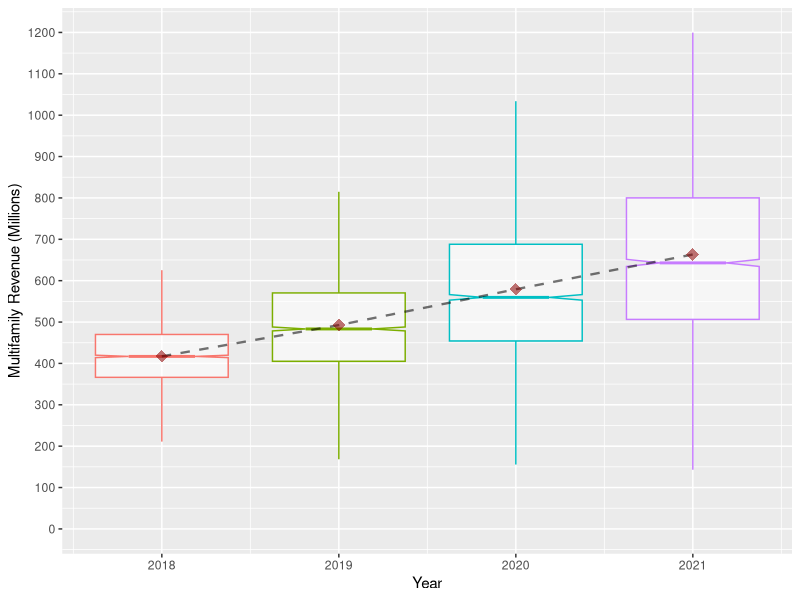
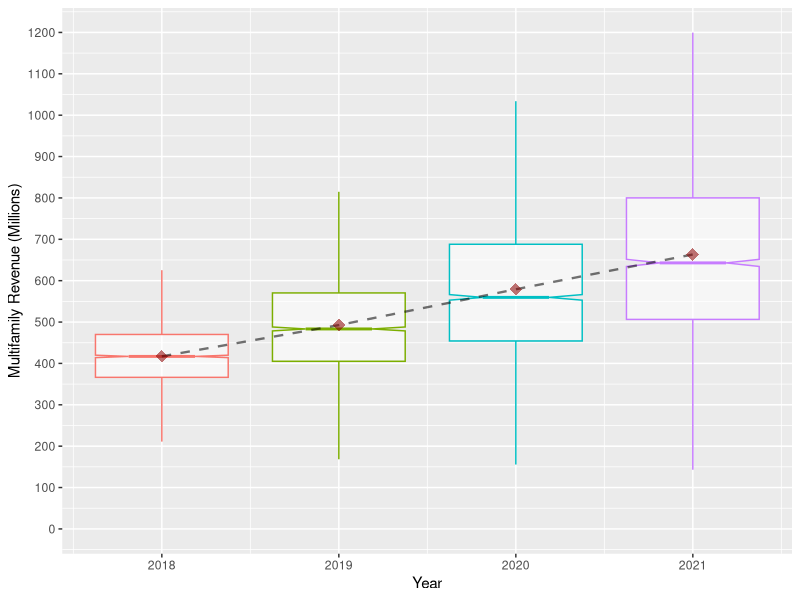

The R script that drew these images, in order:
setwd("D:/Users/MihalyTower/Documents/Actual Documents/R Programing studies/Projects/CFA NYSE-LEN Monte Carlo")
library(ggplot2)
library(readr)
library(dplyr)
library(scales)

#THIS SECTION INCLUDES ONLY LENAR MULTIFAMILY (RIALTO WILL BE SOLD)
#Other.Revenue Model
#Lennar Other Services Revenue Model

#Initiate data.frame to prevent error later.
Cumulative.Predicted.OtherRevenue.Data = data.frame()

#INPUTS
Sales.Growth.SD.Assumption = 0.20
rev.growth.rate.array = array(c(0.0538,0.18,0.18,0.18)) #The first number here is the SECOND growth rate
years = 4 #Number of years to forecast
n = 1 #Number of trials per year
k = 3000 #Number of iterations (# of data points)


#Place historical segment revenues here. This is just for viewing, it is not used.
HistoricalRev.Array = array(c(14.746, 69.78, 164.613, 287.441, 394.741)) 

#Initiate dataframe to prevent error during loop
HistoricalFrame = data.frame()
j = 0 #Leave this variable alone. It's a counter
i = 0 #Leave this variable alone. It's a counter
#Historical Dataframe to display historical points when we plot
while (j < 5) {
  #Begin iterations for each year
  while (i < n) {
    #K = number of points to create
    revenue.iterations = data.frame(rep(HistoricalRev.Array[j+1],k))
    revenue.iterations[,2] = data.frame(Trial.Group = paste(j,"Hist"))
    revenue.iterations[,3] = data.frame(Year = 2013+j)
    revenue.iterations[,4] = data.frame(Iteration = seq(from = 1, to=k))
    
    HistoricalFrame = data.frame(rbind(revenue.iterations,HistoricalFrame))
    
    i = i+1
  }
  #Reset loop
  i = 0
  j = j+1
}

names(HistoricalFrame) = c("Revenue", "Trial", "Year", "Iteration")



j = 0 #Leave this alone. It's a counter for years.
i = 0 #Leave this alone. It's a counter for iterations
z = 0 #Leave this alone. It's a counter
g.cumulative = 1 #Initiate variable
while (j < years) {
  #Begin iterations for each year
  while (i < n) {
    
    #Creates growth rates
    while (z<=j)
    {g.temp =  1+rnorm(k, mean= rev.growth.rate.array[(j+1)], sd= Sales.Growth.SD.Assumption)
    g.cumulative = g.temp * g.cumulative
    z=z+1
    }
    
    revenue.iterations2 = data.frame(g.cumulative*394.741) #394.741 = 2017 revenue
    revenue.iterations2[,2] = data.frame(Trial.Group = paste("Trial ",i+1,2018+j))
    revenue.iterations2[,3] = data.frame(Year = 2018+j)
    revenue.iterations2[,4] = data.frame(Iteration = seq(from = 1, to=k))
    
    Cumulative.Predicted.OtherRevenue.Data = data.frame(rbind(revenue.iterations2,Cumulative.Predicted.OtherRevenue.Data))
    
    i = i+1
  }
  #Reset loop
  i = 0
  j = j+1

  #Changes sales growth rate to the array. (ADD THIS IF YOU WANT TO VARY)
  Sales.Growth.Assumption = rev.growth.rate.array[(j)]
  
}

#Evaluates the last year forecasted
endyear = 2018+years
names(Cumulative.Predicted.OtherRevenue.Data) = c("Revenue", "Trial", "Year","Iteration")



              #rbind here merges historical & forecast data for plotting
#ggplot(data= rbind(Cumulative.Predicted.OtherRevenue.Data,HistoricalFrame), aes(x=Year, y=Revenue, color = Trial,alpha=0, varwidth = TRUE))  +
#  geom_boxplot(show.legend = FALSE) +
#  stat_summary(fun.y=mean,colour="darkred",geom="point", shape=18, size=3, show.legend = FALSE)+ scale_x_continuous(breaks = seq(from=2013,to=endyear,by=1))  + ggsave(filename="Rialto&MultifamilyRevenue.pdf",device = pdf, height = 10, width = 20) +ylab("Rialto&MultifamilyRevenue.pdf")

ggplot(data= rbind(Cumulative.Predicted.OtherRevenue.Data), aes(x=Year, y=Revenue, color = Trial,alpha=0, varwidth = TRUE))+ylab("Multifamily Revenue (Millions)")  +
  geom_boxplot(show.legend = FALSE,outlier.stroke = 0, outlier.size = 0, outlier.shape = NULL, notch = TRUE) + 
  stat_summary(fun.y=mean,colour="black",linetype="dashed", geom="line", size=0.8, show.legend = FALSE)+ scale_x_continuous(breaks = seq(from=2013,to=endyear,by=1))   +
  scale_y_continuous(breaks = seq(from=0,to=1200,by=100),limits = c(0, 1200)) + stat_summary(fun.y=mean,colour="darkred", color = "black", geom="point", shape = 18, size=4, show.legend = FALSE)
ggsave(filename="MultifamilyRevenue.pdf",device = pdf, height = 6, width = 10) 


#Print statistical summaries
LEN.MultiFamilyAndRialto.SummaryData = Cumulative.Predicted.OtherRevenue.Data %>%
  select(Revenue,Trial,Year) %>%
  filter(Year == 2018)
#print(LEN.MultiFamilyAndRialto.SummaryData) 
summary(LEN.MultiFamilyAndRialto.SummaryData)
print(paste("Standard Deviation of LEN.Fin.Svc Revenue $" , sd(as.numeric(unlist((LEN.MultiFamilyAndRialto.SummaryData[1]))))))


#Print statistical summaries for every forecast year
OutputYear = 2018
while (OutputYear < endyear) {
  LEN.MultiFamilyAndRialto.SummaryData = Cumulative.Predicted.OtherRevenue.Data %>%
    select(Revenue,Trial,Year) %>%
    filter(Year == OutputYear)
  print(paste("Standard Deviation of Multifamily Revenue for", OutputYear, " = $" , sd(as.numeric(unlist((LEN.MultiFamilyAndRialto.SummaryData[1])))),"million"))
  print(summary(LEN.MultiFamilyAndRialto.SummaryData))
  OutputYear=OutputYear+1
}





Cumulative.Predicted.OtherRevenue.Data[5] = data.frame(Segment = "Rialto&MultiFamily")